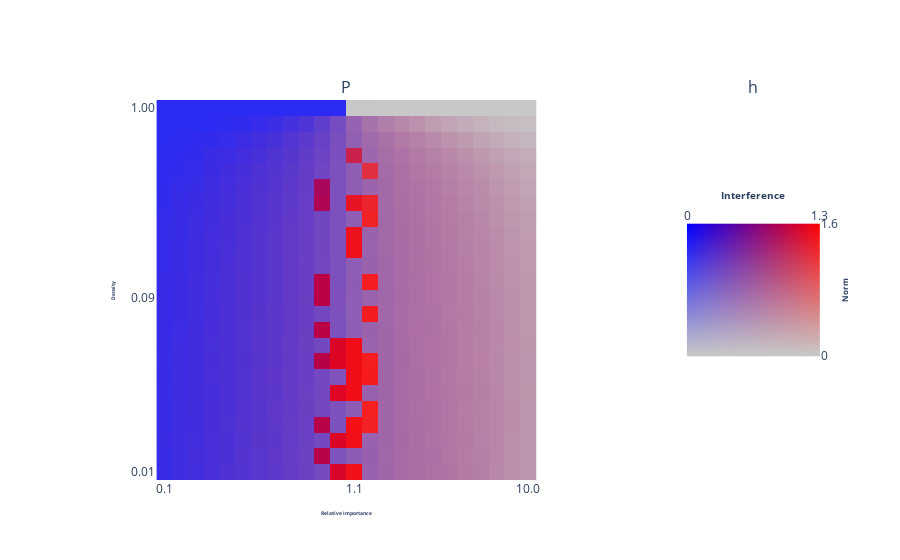

The code cell stored with this chart in its notebook:
### Code cell
fig.show()

### Figure 1 — Plotly figure (JSON) as saved in the notebook; plotly's stock layout.template omitted (floating-point values rounded to 4 significant figures; data arrays with more than 128 entries replaced by an {"elided": "..."} marker saying what was removed)
{"data": [{"customdata": {"elided": "2304 float values"}, "hovertemplate": "Norm: %{customdata[0]:.2f}<br>Interference: %{customdata[1]:.2f}<br>Relative Importance: %{customdata[2]:.2f}<br>Density: %{customdata[3]:.2f}<br><extra></extra>", "z": {"elided": "1728 float values"}, "type": "image", "xaxis": "x", "yaxis": "y"}, {"customdata": {"elided": "20000 float values"}, "hovertemplate": "Interference: %{customdata[1]:.2f}<br>Norm: %{customdata[0]:.2f}<extra></extra>", "z": {"elided": "30000 float values"}, "type": "image", "xaxis": "x2", "yaxis": "y2"}], "layout": {"xaxis": {"anchor": "y", "domain": [0.0, 0.72], "title": {"font": {"size": 5}, "text": "<b>Relative Importance</b>"}, "tickmode": "array", "tickvals": [0, 12, 23], "ticktext": ["0.1", "1.1", "10.0"]}, "yaxis": {"anchor": "x", "domain": [0.0, 1.0], "title": {"font": {"size": 5}, "text": "<b>Density</b>"}, "autorange": "reversed", "tickmode": "array", "tickvals": [0, 12, 23], "ticktext": ["1.00", "0.09", "0.01"]}, "xaxis2": {"anchor": "y2", "domain": [0.82, 1.0], "title": {"font": {"size": 10}, "text": "<b>Interference</b>", "standoff": 5}, "tickmode": "array", "tickvals": [0, 99], "ticktext": [0, "1.3"], "side": "top"}, "yaxis2": {"anchor": "x2", "domain": [0.0, 1.0], "title": {"font": {"size": 8}, "text": "<b>Norm</b>", "standoff": 5}, "tickmode": "array", "tickvals": [0, 99], "ticktext": ["1.6", 0], "side": "right"}, "annotations": [{"font": {"size": 16}, "showarrow": false, "text": "P", "x": 0.36, "xanchor": "center", "xref": "paper", "y": 1.0, "yanchor": "bottom", "yref": "paper"}, {"font": {"size": 16}, "showarrow": false, "text": "h", "x": 0.91, "xanchor": "center", "xref": "paper", "y": 1.0, "yanchor": "bottom", "yref": "paper"}]}}
